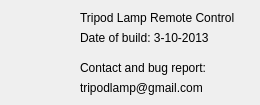
<?xml version="1.0" encoding="UTF-8"?>
<ui version="4.0">
 <class>FormAbout</class>
 <widget class="QWidget" name="FormAbout">
  <property name="windowModality">
   <enum>Qt::ApplicationModal</enum>
  </property>
  <property name="geometry">
   <rect>
    <x>0</x>
    <y>0</y>
    <width>260</width>
    <height>105</height>
   </rect>
  </property>
  <property name="minimumSize">
   <size>
    <width>260</width>
    <height>105</height>
   </size>
  </property>
  <property name="maximumSize">
   <size>
    <width>260</width>
    <height>105</height>
   </size>
  </property>
  <property name="windowTitle">
   <string>About</string>
  </property>
  <widget class="QLabel" name="label">
   <property name="geometry">
    <rect>
     <x>10</x>
     <y>10</y>
     <width>50</width>
     <height>50</height>
    </rect>
   </property>
   <property name="text">
    <string/>
   </property>
   <property name="pixmap">
    <pixmap>Icons/colorwheel.png</pixmap>
   </property>
   <property name="scaledContents">
    <bool>true</bool>
   </property>
  </widget>
  <widget class="QLabel" name="label_2">
   <property name="geometry">
    <rect>
     <x>80</x>
     <y>10</y>
     <width>171</width>
     <height>16</height>
    </rect>
   </property>
   <property name="styleSheet">
    <string notr="true">font: bold 8pt &quot;MS Shell Dlg 2&quot;;</string>
   </property>
   <property name="text">
    <string>Tripod Lamp Remote Control</string>
   </property>
  </widget>
  <widget class="QLabel" name="label_3">
   <property name="geometry">
    <rect>
     <x>80</x>
     <y>30</y>
     <width>141</width>
     <height>16</height>
    </rect>
   </property>
   <property name="text">
    <string>Date of build: 3-10-2013</string>
   </property>
  </widget>
  <widget class="QLabel" name="label_4">
   <property name="geometry">
    <rect>
     <x>80</x>
     <y>60</y>
     <width>131</width>
     <height>16</height>
    </rect>
   </property>
   <property name="text">
    <string>Contact and bug report:</string>
   </property>
  </widget>
  <widget class="QLabel" name="label_5">
   <property name="geometry">
    <rect>
     <x>80</x>
     <y>80</y>
     <width>141</width>
     <height>16</height>
    </rect>
   </property>
   <property name="text">
    <string>tripodlamp@gmail.com</string>
   </property>
  </widget>
 </widget>
 <resources/>
 <connections/>
</ui>
